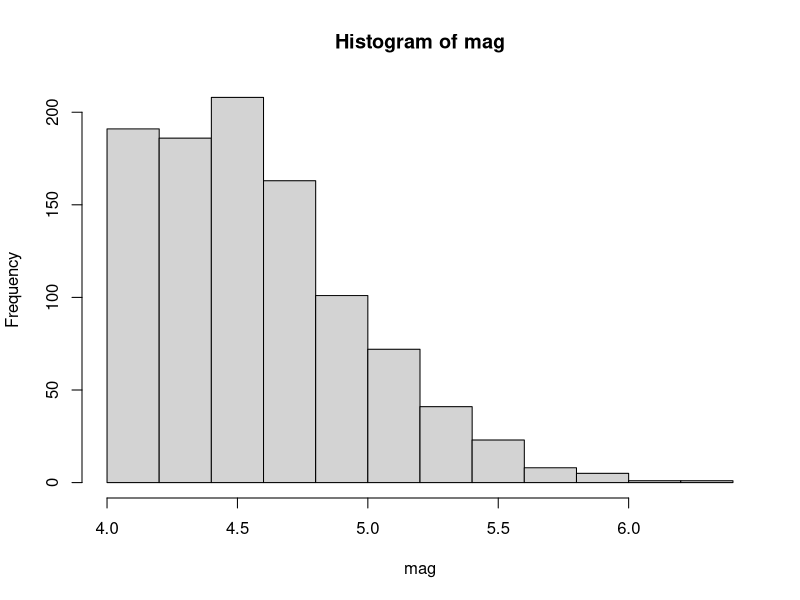

Write R code to recreate this figure.
#!/usr/bin/env Rscript
# LOAD DATA & EXAMINE
require("datasets")
# Loads data sets package.
# Loads just the magnitude variable.
mag <- quakes$mag
hist(mag)
summary(mag)

# T-TEST WITH DEFAULTS
t.test(mag)

# T-TEST WITH OPTIONS
t.test(mag,
  alternative = "greater", # Directional test
  mu = 4.5, # Null population mean of 4.5
  conf.level = 0.99
) # Confidence level of 99%

# CLEAN UP
# Unloads data sets package.
detach("package:datasets", unload = TRUE)
# Remove all objects from workspace.
rm(list = ls())
